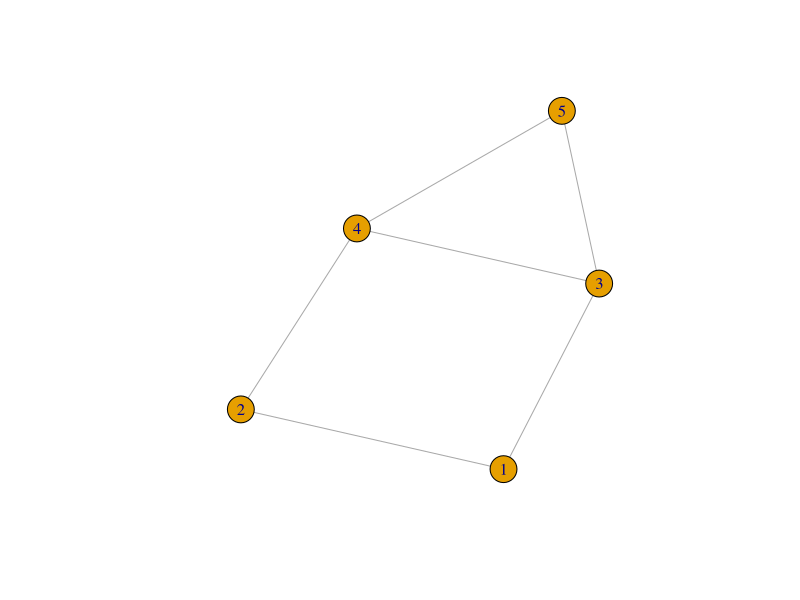
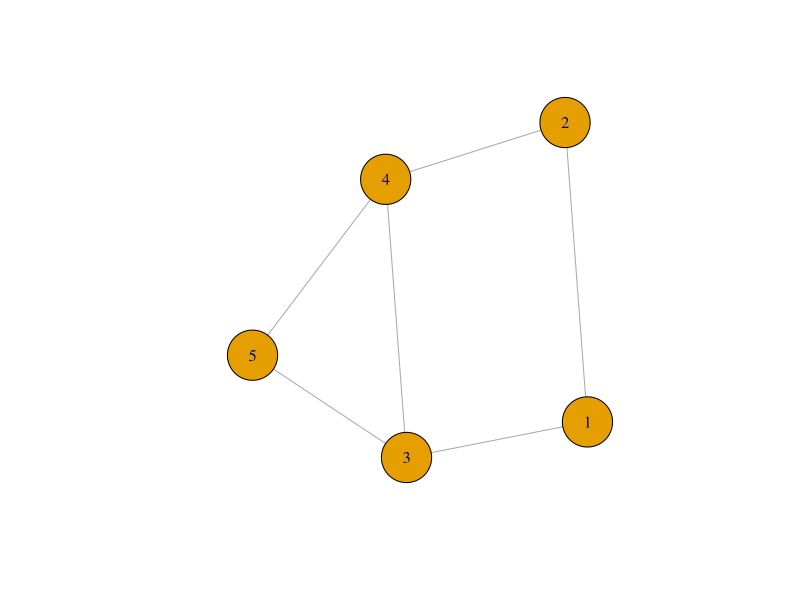
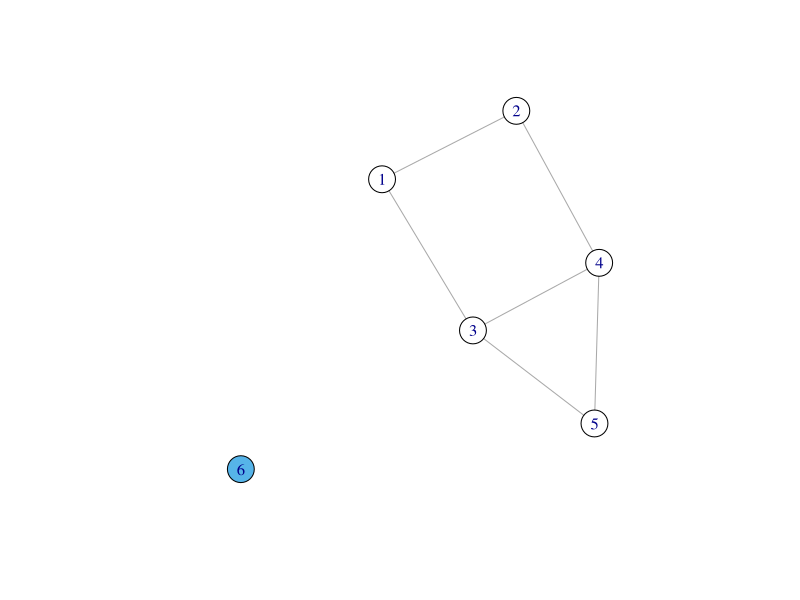
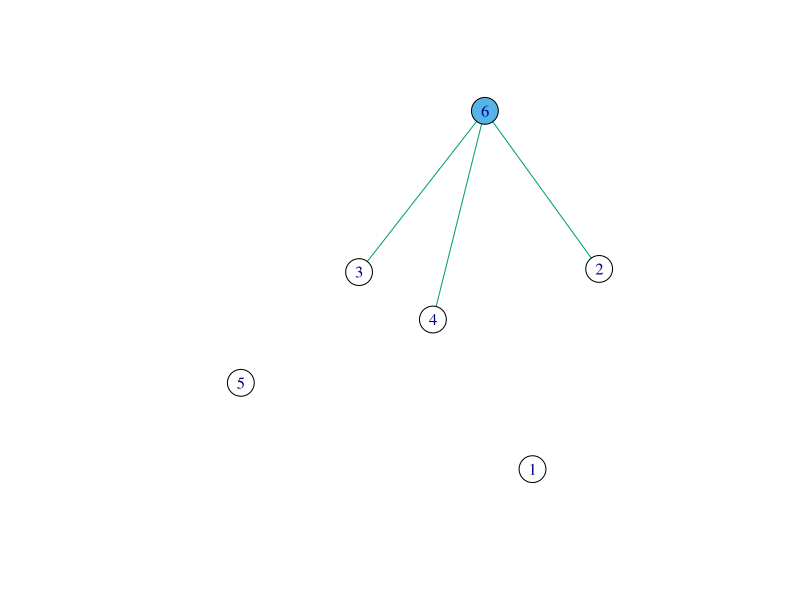
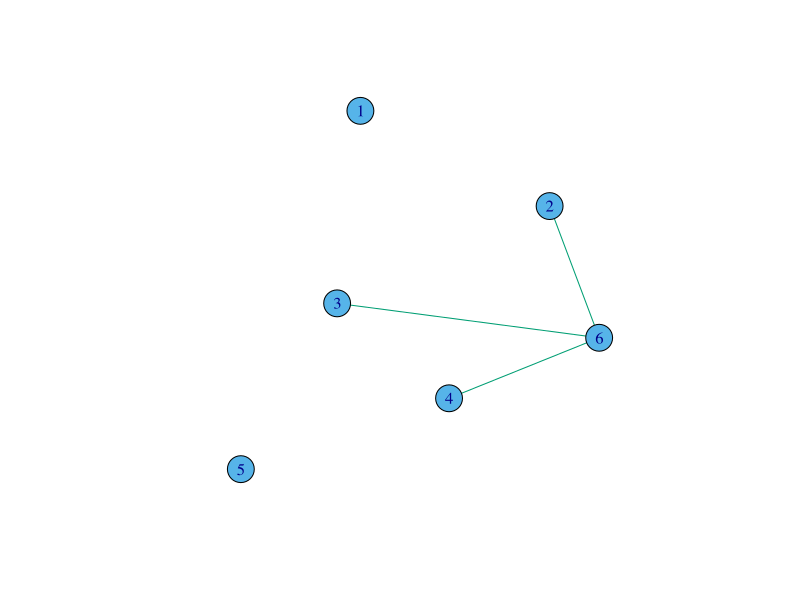

Source code (R) for these figures, in order:
## ---- chunk 1
x <- c("igraph", "tibble", "stringr", "kableExtra", "RColorBrewer", "viridis")
lapply(x, require, character.only = T, quietly = T)
## ---- chunk 2
g1 <- make_graph("house")
E(g1)
V(g1)
plot(g1)
g1[]
plot(g1,
     vertex.size = 30,
     vertex.color = 1)
g1 <- add_vertices(graph = g1, nv = 1, attr = list(color = 2))
plot(g1)
g1 <- add_edges(graph = g1, edges= c(2,6, 4,6, 3,6), attr = list(color = 3))
plot(g1)

V(g1)$color = 2
plot(g1)
